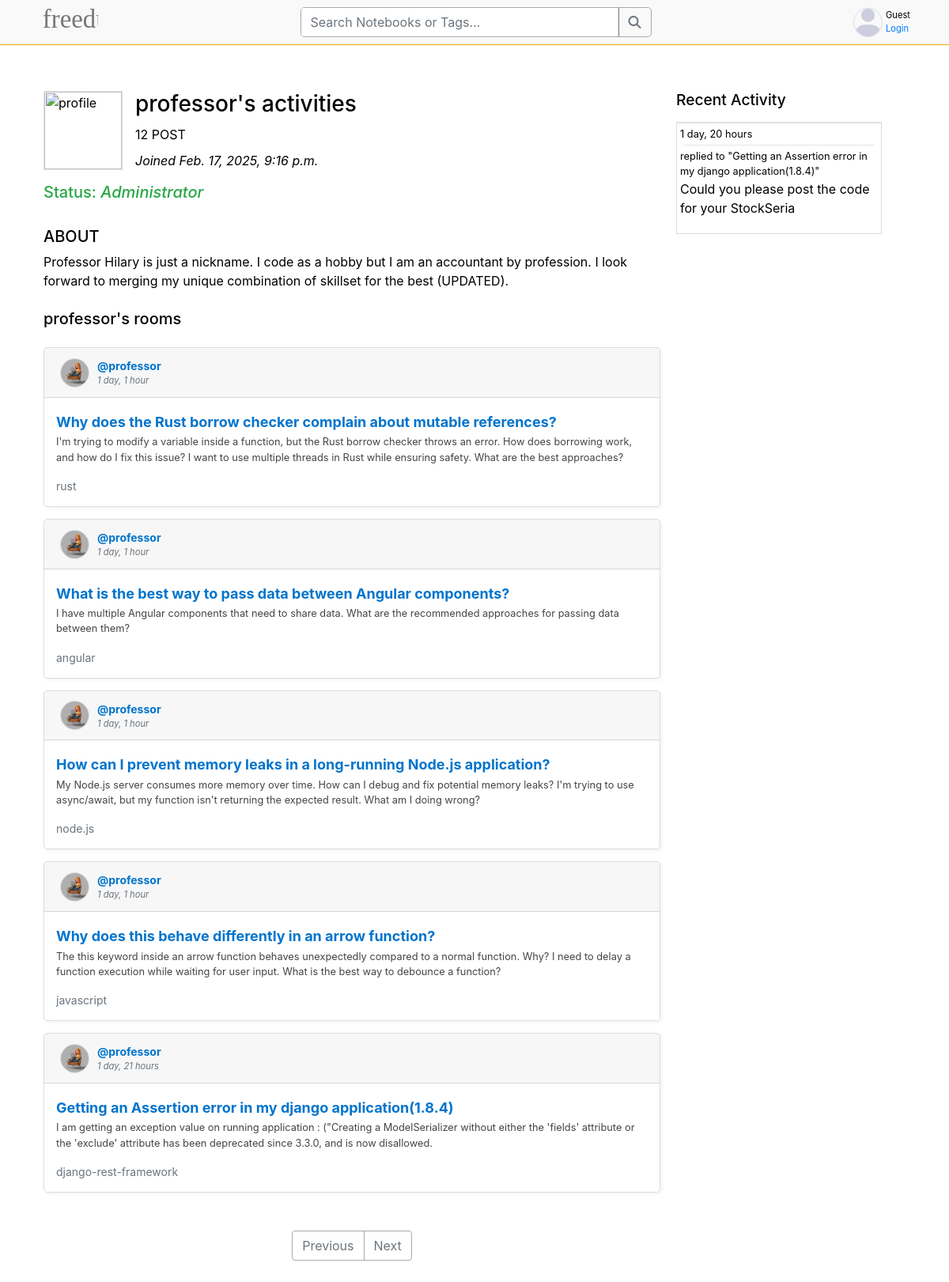
The app's page /profile/1/, older data.
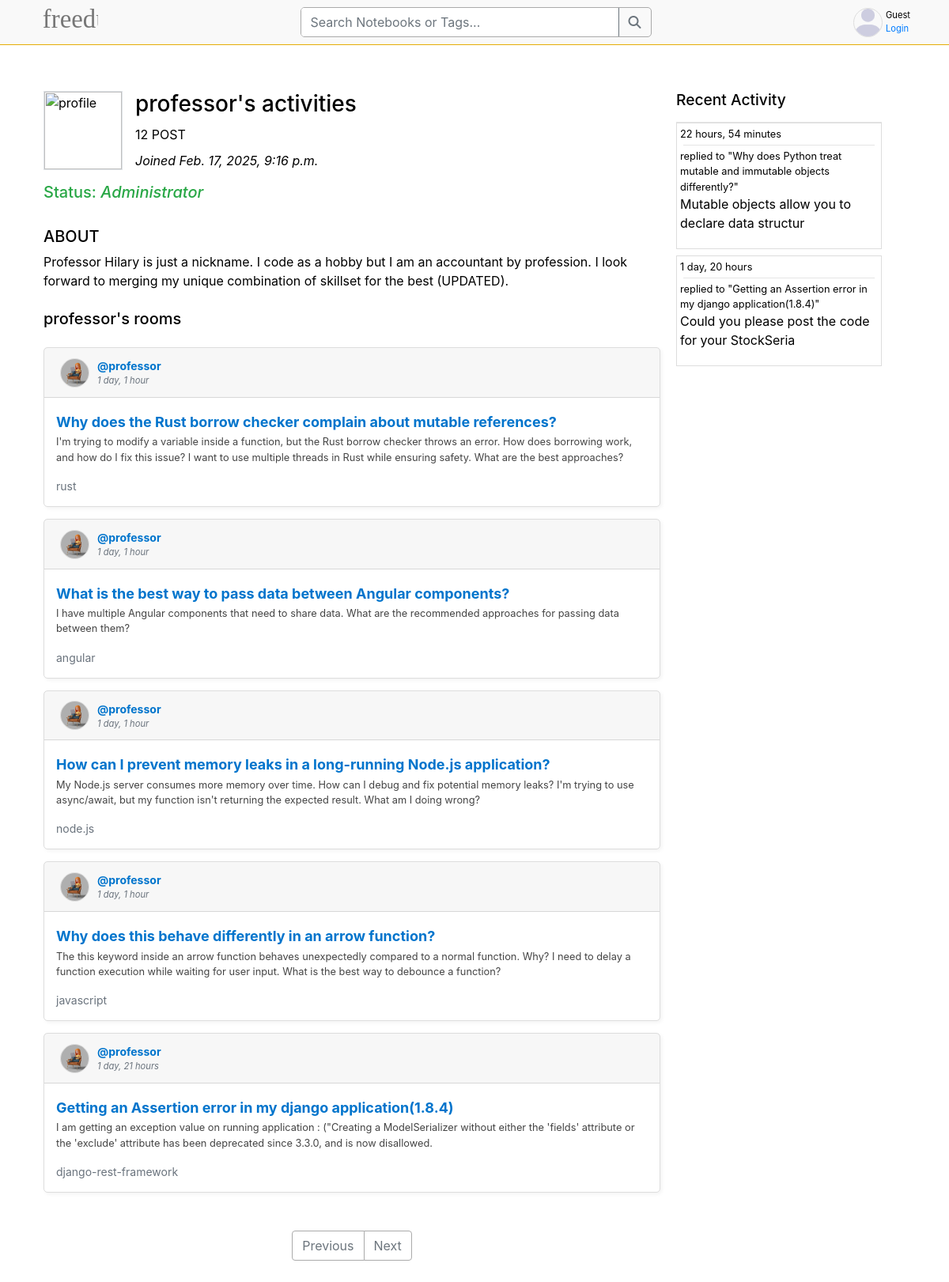
The same page, newer data.
### base/models.py (models this page shows, shortened)
class Room(models.Model):
    host = models.ForeignKey(User, on_delete=models.SET_NULL, null=True)
    topic = models.ForeignKey(Topic, on_delete=models.SET_NULL, null=True)
    name = models.CharField(max_length=200)
    description = models.TextField(null=True, blank=True)
    participants = models.ManyToManyField(
        User, related_name='participants', blank=True)
    updated = models.DateTimeField(auto_now=True)
    created = models.DateTimeField(auto_now_add=True)
    class Meta:
        ordering = ['-updated', '-created']
    def __str__(self):
        return self.name

class User(AbstractUser):
    name = models.CharField(max_length=50, null=True)
    email = models.EmailField(max_length=50, null=True, unique=True)
    bio = models.TextField(max_length=250, null=True)
    avatar = models.ImageField(null=True, default='defaults/profile.png')
    USERNAME_FIELD = 'email'
    REQUIRED_FIELDS = []

class Topic(models.Model):
    name = models.CharField(max_length=200)

class Message(models.Model):
    user = models.ForeignKey(User, on_delete=models.CASCADE)
    room = models.ForeignKey(Room, on_delete=models.CASCADE)
    body = models.TextField()
    updated = models.DateTimeField(auto_now=True)
    created = models.DateTimeField(auto_now_add=True)
    class Meta:
        ordering = ['-updated', '-created']
    def __str__(self):
        return self.body[0:50]

### base/views.py (the view)
# urls.py: path('profile/<str:pk>/', views.userProfile, name='user-profile'),
def userProfile(request, pk):
    user = User.objects.get(id=pk)
    rooms = user.room_set.all()
    room_messages = user.message_set.all()
    topics = Topic.objects.all()
    content = {
        'user': user, 'rooms': rooms, 'room_messages': room_messages, 'topics': topics
    }
    return render(request, 'base/profile.html', content)

### base/templates/base/profile.html (shortened to what this page needs)
{% extends "main.html" %} {% block content %}
<div class="home-container container my-5">
    <div class="profile-container" style="width: 90vw !important;">
        <div class="feeds">
            <div class="mb-4">
                <div class="d-flex pb-3 profile-info">
                    <div
                        class="profile-pic border mr-3"
                        style="width: 100px; height: 100px"
                    >
                        <img src="{{request.user.avatar.url}}" style="width:100%;height:100%;" alt="profile" />
                    </div>
                    <div
                        class="d-flex flex-column"
                        style="justify-content: space-between; height: 100px"
                    >
                        <h3 class="m-0 p-0">{{user.username}}'s activities</h3>
                        <p class="m-0 p-0">12 POST</p>
                        <i class="m-0 p-0 date-joined">Joined {{user.date_joined}}</i>
                    </div>
                </div>
                {% if user.is_staff == True %}
                <div class="container ml-0 pl-0 pb-4">
                    <h5 style="color: #28a745;">Status: <i>Administrator</i></h5>
                </div>
                {% endif %}
                <div>
                    <h5>ABOUT</h5>
                    <p class="about">
                        {{user.bio}}
                    </p>
                </div>
            </div>
            <h5 class="my-4">{{user.username}}'s rooms</h5>
            {% include 'base/feed_component.html' %}
        </div>
        <div class="activities">{% include 'base/activity_component.html' %}</div>
    </div>
</div>
{% endblock content %}

### base/templates/base/feed_component.html (shortened to what this page needs)
{% if rooms %}
  {% for room in rooms %}
    {% load static %}
    <div class="feed-item">
      <div class="feed-header card-header m-0">
        <div class="d-flex" style="gap: 10px; align-items: end">
          <div class="border boder-1" style="
                    border-radius: 50%;
                    overflow: hidden;
                    object-fit: contain;
                    height: fit-content;
                    border-color: var(--card-border-color) !important;
                ">
            <img src="{{ room.host.avatar.url }}" alt="" style="width: 35px !important; height: 35px !important" srcset="" class="" />
          </div>
          <div class="d-flex flex-column">
            <a href="{% url 'user-profile' room.host.id %}" class="author">@{{ room.host.username }}</a>
            <p class="m-0 p-0" style="font-size: 0.8em; font-style: italic">{{ room.created|timesince }}</p>
          </div>
        </div>
      </div>
      <div class="feed-item-body">
        <h5 class="feed-title">
          <a href="{% url 'room' room.id %}" class="room-link" style="overflow-wrap: anywhere">{{ room.name }}</a>
        </h5>
        <p class="description" style="overflow-wrap: anywhere">{{ room.description }}</p>
        <small class="topic">{{ room.topic.name }}</small>
      </div>
    </div>
  {% endfor %}
  <nav aria-label="Page navigation example" class="my-5" style="color: var(--text-color) !important;">
    <ul class="pagination justify-content-center">
      {% if rooms.has_previous %}
        <li class="page-item">
          <a class="page-link" href="?page={{ rooms.previous_page_number }}">Previous</a>
        </li>
      {% else %}
        <li class="page-item disabled">
          <a class="page-link">Previous</a>
        </li>
      {% endif %}
      {% if rooms.has_next %}
        <li class="page-item">
          <a class="page-link" href="?page={{ rooms.next_page_number }}">Next</a>
        </li>
      {% else %}
        <li class="page-item disabled">
          <a class="page-link">Next</a>
        </li>
      {% endif %}
    </ul>
  </nav>
{% else %}
  <hr class="m-0 p-0 mb-2" style="background-color: var(--search-border)" />
  <div class="container p-0">
    <span style="font-style: italic">No Feeds Available</span>
  </div>
{% endif %}

### base/templates/base/activity_component.html (shortened to what this page needs)
<h3 class="fs-3 pb-2" style="font-size: 1.2em;">Recent Activity</h3>
<hr class="m-0 p-0" style="background-color: var(--card-color) !important;">
{% if room_messages %}
    {% for message in room_messages %}
        <div
            class="mb-2 p-1"
            style="
                border-width: 1px;
                border-style: solid;
                border-color: var(--card-border-color);
                "
            >
            <small class="">
                {{message.created|timesince}}
                <hr class="m-1 p-0">
            </small>
            <small>replied to "{{message.room}}"</small>
            <p>{{message}}</p>
        </div>
    {% endfor %}
{% else %}
    <div class="container p-0">
        <span style="font-style: italic;">No Activities From This User</span>
    </div>
{% endif %}

Row changes from the older to the newer data that the page shows:
added Message: created "22 hours, 54 minutes", room "Why does Python treat mutable and immutable objects differently?", body "Mutable objects allow you to declare data structur"
